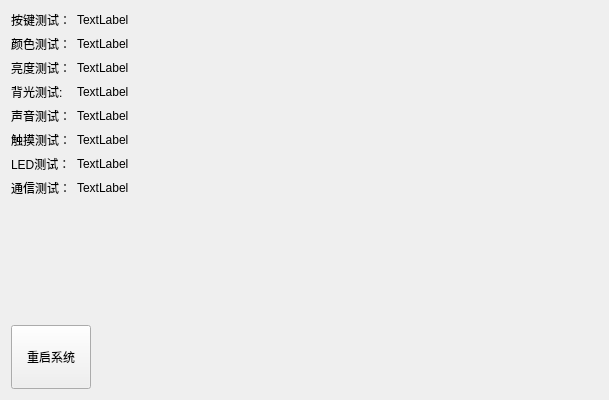
<?xml version="1.0" encoding="UTF-8"?>
<ui version="4.0">
 <class>TestReportPage</class>
 <widget class="QWidget" name="TestReportPage">
  <property name="geometry">
   <rect>
    <x>0</x>
    <y>0</y>
    <width>609</width>
    <height>400</height>
   </rect>
  </property>
  <property name="windowTitle">
   <string>Form</string>
  </property>
  <layout class="QVBoxLayout" name="verticalLayout">
   <item>
    <layout class="QFormLayout" name="formLayout">
     <item row="0" column="0">
      <widget class="QLabel" name="label">
       <property name="text">
        <string>按键测试：</string>
       </property>
      </widget>
     </item>
     <item row="0" column="1">
      <widget class="QLabel" name="key">
       <property name="text">
        <string>TextLabel</string>
       </property>
      </widget>
     </item>
     <item row="1" column="0">
      <widget class="QLabel" name="label_2">
       <property name="text">
        <string>颜色测试：</string>
       </property>
      </widget>
     </item>
     <item row="1" column="1">
      <widget class="QLabel" name="color">
       <property name="text">
        <string>TextLabel</string>
       </property>
      </widget>
     </item>
     <item row="2" column="0">
      <widget class="QLabel" name="label_3">
       <property name="text">
        <string>亮度测试：</string>
       </property>
      </widget>
     </item>
     <item row="2" column="1">
      <widget class="QLabel" name="brightness">
       <property name="text">
        <string>TextLabel</string>
       </property>
      </widget>
     </item>
     <item row="3" column="0">
      <widget class="QLabel" name="label_8">
       <property name="text">
        <string>背光测试:</string>
       </property>
      </widget>
     </item>
     <item row="3" column="1">
      <widget class="QLabel" name="backlight">
       <property name="text">
        <string>TextLabel</string>
       </property>
      </widget>
     </item>
     <item row="4" column="0">
      <widget class="QLabel" name="label_4">
       <property name="text">
        <string>声音测试：</string>
       </property>
      </widget>
     </item>
     <item row="4" column="1">
      <widget class="QLabel" name="sound">
       <property name="text">
        <string>TextLabel</string>
       </property>
      </widget>
     </item>
     <item row="5" column="0">
      <widget class="QLabel" name="label_5">
       <property name="text">
        <string>触摸测试：</string>
       </property>
      </widget>
     </item>
     <item row="5" column="1">
      <widget class="QLabel" name="touch">
       <property name="text">
        <string>TextLabel</string>
       </property>
      </widget>
     </item>
     <item row="6" column="0">
      <widget class="QLabel" name="label_7">
       <property name="text">
        <string>LED测试：</string>
       </property>
      </widget>
     </item>
     <item row="6" column="1">
      <widget class="QLabel" name="led">
       <property name="text">
        <string>TextLabel</string>
       </property>
      </widget>
     </item>
     <item row="7" column="0">
      <widget class="QLabel" name="label_6">
       <property name="text">
        <string>通信测试：</string>
       </property>
      </widget>
     </item>
     <item row="7" column="1">
      <widget class="QLabel" name="communicate">
       <property name="text">
        <string>TextLabel</string>
       </property>
      </widget>
     </item>
    </layout>
   </item>
   <item>
    <widget class="TestCommunicatePage" name="commWidget" native="true">
     <property name="sizePolicy">
      <sizepolicy hsizetype="Expanding" vsizetype="Expanding">
       <horstretch>0</horstretch>
       <verstretch>0</verstretch>
      </sizepolicy>
     </property>
    </widget>
   </item>
   <item>
    <widget class="QPushButton" name="restartButton">
     <property name="sizePolicy">
      <sizepolicy hsizetype="Fixed" vsizetype="Fixed">
       <horstretch>0</horstretch>
       <verstretch>0</verstretch>
      </sizepolicy>
     </property>
     <property name="minimumSize">
      <size>
       <width>0</width>
       <height>64</height>
      </size>
     </property>
     <property name="text">
      <string>重启系统</string>
     </property>
    </widget>
   </item>
  </layout>
 </widget>
 <customwidgets>
  <customwidget>
   <class>TestCommunicatePage</class>
   <extends>QWidget</extends>
   <header>testcommunicatepage.h</header>
   <container>1</container>
  </customwidget>
 </customwidgets>
 <resources/>
 <connections/>
</ui>
